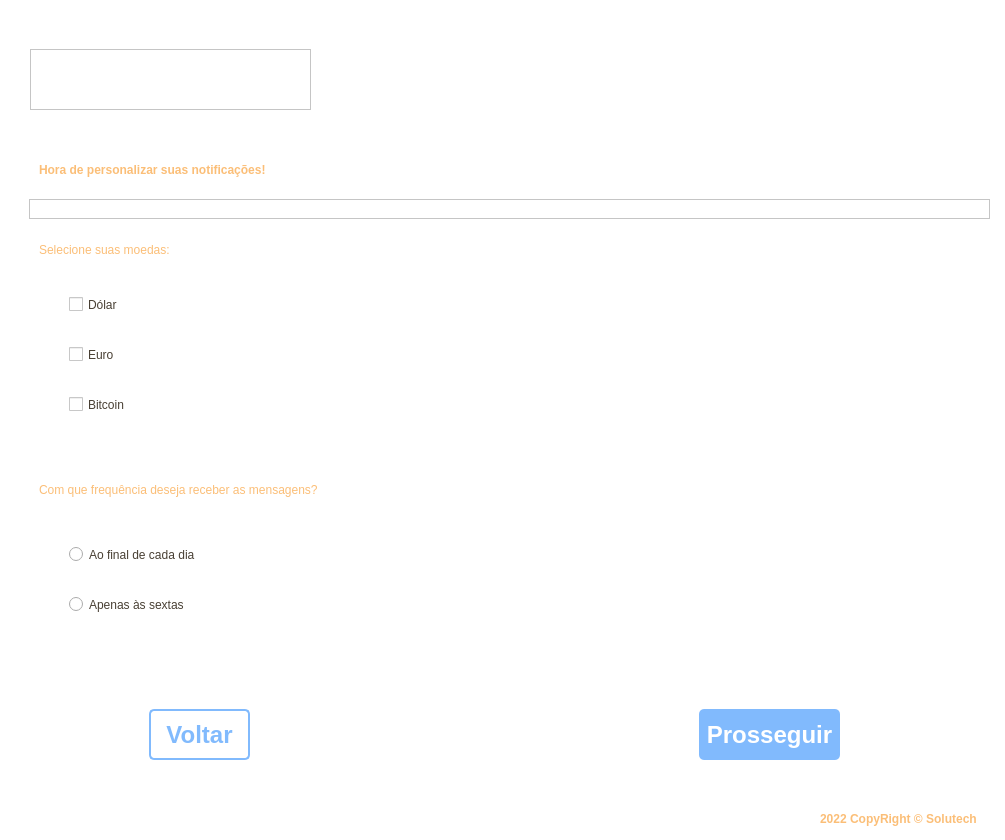
<?xml version="1.0" encoding="UTF-8"?>
<ui version="4.0">
 <class>TelaSMS</class>
 <widget class="QMainWindow" name="TelaSMS">
  <property name="geometry">
   <rect>
    <x>0</x>
    <y>0</y>
    <width>1005</width>
    <height>840</height>
   </rect>
  </property>
  <property name="windowTitle">
   <string>MainWindow</string>
  </property>
  <widget class="QWidget" name="centralwidget">
   <layout class="QVBoxLayout" name="verticalLayout">
    <property name="spacing">
     <number>0</number>
    </property>
    <property name="leftMargin">
     <number>0</number>
    </property>
    <property name="topMargin">
     <number>0</number>
    </property>
    <property name="rightMargin">
     <number>0</number>
    </property>
    <property name="bottomMargin">
     <number>0</number>
    </property>
    <item>
     <widget class="QFrame" name="top">
      <property name="maximumSize">
       <size>
        <width>16777215</width>
        <height>40</height>
       </size>
      </property>
      <property name="styleSheet">
       <string notr="true">background-color: #fff;</string>
      </property>
      <property name="frameShape">
       <enum>QFrame::NoFrame</enum>
      </property>
      <property name="frameShadow">
       <enum>QFrame::Raised</enum>
      </property>
     </widget>
    </item>
    <item>
     <widget class="QFrame" name="containerlogo">
      <property name="maximumSize">
       <size>
        <width>16777215</width>
        <height>80</height>
       </size>
      </property>
      <property name="styleSheet">
       <string notr="true">background-color: #fff;</string>
      </property>
      <property name="frameShape">
       <enum>QFrame::NoFrame</enum>
      </property>
      <property name="frameShadow">
       <enum>QFrame::Raised</enum>
      </property>
      <layout class="QVBoxLayout" name="verticalLayout_2">
       <property name="spacing">
        <number>0</number>
       </property>
       <property name="leftMargin">
        <number>30</number>
       </property>
       <property name="topMargin">
        <number>0</number>
       </property>
       <property name="rightMargin">
        <number>0</number>
       </property>
       <property name="bottomMargin">
        <number>0</number>
       </property>
       <item>
        <widget class="QFrame" name="logo_3">
         <property name="maximumSize">
          <size>
           <width>281</width>
           <height>61</height>
          </size>
         </property>
         <property name="styleSheet">
          <string notr="true">background-image: url(:/Logo/Icone GoldCoins pqn.png);
 background-repeat: norepeat;</string>
         </property>
         <property name="frameShape">
          <enum>QFrame::StyledPanel</enum>
         </property>
         <property name="frameShadow">
          <enum>QFrame::Raised</enum>
         </property>
        </widget>
       </item>
      </layout>
     </widget>
    </item>
    <item>
     <widget class="QFrame" name="container">
      <property name="cursor">
       <cursorShape>PointingHandCursor</cursorShape>
      </property>
      <property name="styleSheet">
       <string notr="true">background-color: #fff;</string>
      </property>
      <property name="frameShape">
       <enum>QFrame::NoFrame</enum>
      </property>
      <property name="frameShadow">
       <enum>QFrame::Raised</enum>
      </property>
      <layout class="QHBoxLayout" name="horizontalLayout_2">
       <item>
        <widget class="QFrame" name="container_3">
         <property name="maximumSize">
          <size>
           <width>1000</width>
           <height>1200</height>
          </size>
         </property>
         <property name="cursor">
          <cursorShape>ArrowCursor</cursorShape>
         </property>
         <property name="styleSheet">
          <string notr="true">background-color: #fff;</string>
         </property>
         <property name="frameShape">
          <enum>QFrame::NoFrame</enum>
         </property>
         <property name="frameShadow">
          <enum>QFrame::Raised</enum>
         </property>
         <widget class="QLabel" name="label_4">
          <property name="geometry">
           <rect>
            <x>30</x>
            <y>10</y>
            <width>531</width>
            <height>61</height>
           </rect>
          </property>
          <property name="styleSheet">
           <string notr="true">font: 16pt &quot;MS Shell Dlg 2&quot;;
color: rgb(251, 190, 119);
font-weight: bold;</string>
          </property>
          <property name="text">
           <string>Hora de personalizar suas notificações!</string>
          </property>
         </widget>
         <widget class="QPushButton" name="BotaoVoltar">
          <property name="geometry">
           <rect>
            <x>140</x>
            <y>580</y>
            <width>101</width>
            <height>51</height>
           </rect>
          </property>
          <property name="cursor">
           <cursorShape>PointingHandCursor</cursorShape>
          </property>
          <property name="styleSheet">
           <string notr="true">QPushButton {
	color: #81BAFD;
	background-color: #fff;
	font-size: 24px;
	font-weight: bold;
	border: 2px solid #81BAFD;
	border-radius: 5px;
}

QPushButton:hover {
	color: #738FF0;
	border: 2px solid#738FF0;
}
</string>
          </property>
          <property name="text">
           <string>Voltar</string>
          </property>
         </widget>
         <widget class="QFrame" name="frame">
          <property name="geometry">
           <rect>
            <x>20</x>
            <y>70</y>
            <width>961</width>
            <height>20</height>
           </rect>
          </property>
          <property name="styleSheet">
           <string notr="true">background-image: url(:/Line/Line.png);
background-repeat: norepeat;</string>
          </property>
          <property name="frameShape">
           <enum>QFrame::StyledPanel</enum>
          </property>
          <property name="frameShadow">
           <enum>QFrame::Raised</enum>
          </property>
         </widget>
         <widget class="QPushButton" name="BotaoProsseguir">
          <property name="geometry">
           <rect>
            <x>690</x>
            <y>580</y>
            <width>141</width>
            <height>51</height>
           </rect>
          </property>
          <property name="cursor">
           <cursorShape>PointingHandCursor</cursorShape>
          </property>
          <property name="styleSheet">
           <string notr="true">QPushButton {
	color: #fff;
	background-color: #81BAFD;
	font-size: 24px;
	font-weight: bold;
	border: none;
	border-radius: 5px;
}

QPushButton:hover {
	background-color: #738FF0;
}
</string>
          </property>
          <property name="text">
           <string>Prosseguir</string>
          </property>
         </widget>
         <widget class="QLabel" name="label_8">
          <property name="geometry">
           <rect>
            <x>30</x>
            <y>100</y>
            <width>291</width>
            <height>41</height>
           </rect>
          </property>
          <property name="styleSheet">
           <string notr="true">font: 16pt &quot;MS Shell Dlg 2&quot;;
color: rgb(251, 190, 119);</string>
          </property>
          <property name="text">
           <string>Selecione suas moedas:</string>
          </property>
         </widget>
         <widget class="QCheckBox" name="checkBox">
          <property name="geometry">
           <rect>
            <x>60</x>
            <y>160</y>
            <width>121</width>
            <height>31</height>
           </rect>
          </property>
          <property name="styleSheet">
           <string notr="true">font: 14pt &quot;MS Shell Dlg 2&quot;;
color: rgb(72, 63, 51);
</string>
          </property>
          <property name="text">
           <string>Dólar</string>
          </property>
         </widget>
         <widget class="QCheckBox" name="checkBox_2">
          <property name="geometry">
           <rect>
            <x>60</x>
            <y>210</y>
            <width>121</width>
            <height>31</height>
           </rect>
          </property>
          <property name="styleSheet">
           <string notr="true">font: 14pt &quot;MS Shell Dlg 2&quot;;
color: rgb(72, 63, 51);

</string>
          </property>
          <property name="text">
           <string>Euro</string>
          </property>
         </widget>
         <widget class="QCheckBox" name="checkBox_3">
          <property name="geometry">
           <rect>
            <x>60</x>
            <y>260</y>
            <width>121</width>
            <height>31</height>
           </rect>
          </property>
          <property name="styleSheet">
           <string notr="true">font: 14pt &quot;MS Shell Dlg 2&quot;;
color: rgb(72, 63, 51);

</string>
          </property>
          <property name="text">
           <string>Bitcoin</string>
          </property>
         </widget>
         <widget class="QLabel" name="label_9">
          <property name="geometry">
           <rect>
            <x>30</x>
            <y>340</y>
            <width>611</width>
            <height>41</height>
           </rect>
          </property>
          <property name="styleSheet">
           <string notr="true">font: 16pt &quot;MS Shell Dlg 2&quot;;
color: rgb(251, 190, 119);</string>
          </property>
          <property name="text">
           <string>Com que frequência deseja receber as mensagens?</string>
          </property>
         </widget>
         <widget class="QRadioButton" name="radioButton">
          <property name="geometry">
           <rect>
            <x>60</x>
            <y>410</y>
            <width>231</width>
            <height>31</height>
           </rect>
          </property>
          <property name="styleSheet">
           <string notr="true">font: 14pt &quot;MS Shell Dlg 2&quot;;
color: rgb(72, 63, 51);
</string>
          </property>
          <property name="text">
           <string>Ao final de cada dia</string>
          </property>
         </widget>
         <widget class="QRadioButton" name="radioButton_2">
          <property name="geometry">
           <rect>
            <x>60</x>
            <y>460</y>
            <width>231</width>
            <height>31</height>
           </rect>
          </property>
          <property name="styleSheet">
           <string notr="true">font: 14pt &quot;MS Shell Dlg 2&quot;;
color: rgb(72, 63, 51);
</string>
          </property>
          <property name="text">
           <string>Apenas às sextas</string>
          </property>
         </widget>
        </widget>
       </item>
      </layout>
     </widget>
    </item>
    <item>
     <widget class="QFrame" name="bottom">
      <property name="maximumSize">
       <size>
        <width>16777215</width>
        <height>40</height>
       </size>
      </property>
      <property name="styleSheet">
       <string notr="true">background-color: #fff;</string>
      </property>
      <property name="frameShape">
       <enum>QFrame::NoFrame</enum>
      </property>
      <property name="frameShadow">
       <enum>QFrame::Raised</enum>
      </property>
      <widget class="QLabel" name="label_5">
       <property name="geometry">
        <rect>
         <x>820</x>
         <y>10</y>
         <width>178</width>
         <height>18</height>
        </rect>
       </property>
       <property name="styleSheet">
        <string notr="true">font: 8pt &quot;MS Shell Dlg 2&quot;;
color: rgb(251, 190, 119);
font-weight: bold;</string>
       </property>
       <property name="text">
        <string>2022 CopyRight © Solutech</string>
       </property>
      </widget>
     </widget>
    </item>
   </layout>
  </widget>
 </widget>
 <resources>
  <include location="Imagens/images.qrc"/>
 </resources>
 <connections>
  <connection>
   <sender>BotaoVoltar</sender>
   <signal>clicked()</signal>
   <receiver>TelaSMS</receiver>
   <slot>close()</slot>
   <hints>
    <hint type="sourcelabel">
     <x>292</x>
     <y>736</y>
    </hint>
    <hint type="destinationlabel">
     <x>552</x>
     <y>415</y>
    </hint>
   </hints>
  </connection>
 </connections>
</ui>
